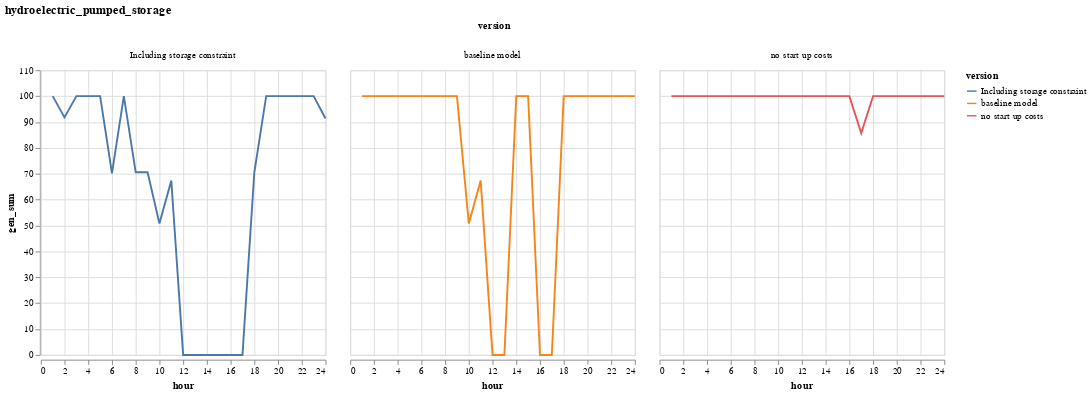

The cell this chart's notebook holds for it:
### Markdown cell above
**C. Interpret results**

Answer with a few sentences each of the following:

1. Compare your results to `unit_commitment_simple`. Have any commitments changed?

2. Interpret what is happening with the PHS facility during the day in terms of charging and discharging.

3. Has curtailment reduced? (Explain this in the context of the PHS operation.)

### Code cell
plot_all_three("hydroelectric_pumped_storage")

### Figure 1 — Vega-Lite specification as saved in the notebook (floating-point values rounded to 4 significant figures)
{"data": {"values": [{"gen_sum": 100, "hour": 1, "resource": "hydroelectric_pumped_storage", "version": "baseline model"}, {"gen_sum": 100, "hour": 2, "resource": "hydroelectric_pumped_storage", "version": "baseline model"}, {"gen_sum": 100, "hour": 3, "resource": "hydroelectric_pumped_storage", "version": "baseline model"}, {"gen_sum": 100, "hour": 4, "resource": "hydroelectric_pumped_storage", "version": "baseline model"}, {"gen_sum": 100, "hour": 5, "resource": "hydroelectric_pumped_storage", "version": "baseline model"}, {"gen_sum": 100, "hour": 6, "resource": "hydroelectric_pumped_storage", "version": "baseline model"}, {"gen_sum": 100, "hour": 7, "resource": "hydroelectric_pumped_storage", "version": "baseline model"}, {"gen_sum": 100, "hour": 8, "resource": "hydroelectric_pumped_storage", "version": "baseline model"}, {"gen_sum": 100, "hour": 9, "resource": "hydroelectric_pumped_storage", "version": "baseline model"}, {"gen_sum": 50.79, "hour": 10, "resource": "hydroelectric_pumped_storage", "version": "baseline model"}, {"gen_sum": 67.34, "hour": 11, "resource": "hydroelectric_pumped_storage", "version": "baseline model"}, {"gen_sum": 0, "hour": 12, "resource": "hydroelectric_pumped_storage", "version": "baseline model"}, {"gen_sum": 0, "hour": 13, "resource": "hydroelectric_pumped_storage", "version": "baseline model"}, {"gen_sum": 100, "hour": 14, "resource": "hydroelectric_pumped_storage", "version": "baseline model"}, {"gen_sum": 100, "hour": 15, "resource": "hydroelectric_pumped_storage", "version": "baseline model"}, {"gen_sum": 0, "hour": 16, "resource": "hydroelectric_pumped_storage", "version": "baseline model"}, {"gen_sum": 0, "hour": 17, "resource": "hydroelectric_pumped_storage", "version": "baseline model"}, {"gen_sum": 100, "hour": 18, "resource": "hydroelectric_pumped_storage", "version": "baseline model"}, {"gen_sum": 100, "hour": 19, "resource": "hydroelectric_pumped_storage", "version": "baseline model"}, {"gen_sum": 100, "hour": 20, "resource": "hydroelectric_pumped_storage", "version": "baseline model"}, {"gen_sum": 100, "hour": 21, "resource": "hydroelectric_pumped_storage", "version": "baseline model"}, {"gen_sum": 100, "hour": 22, "resource": "hydroelectric_pumped_storage", "version": "baseline model"}, {"gen_sum": 100, "hour": 23, "resource": "hydroelectric_pumped_storage", "version": "baseline model"}, {"gen_sum": 100, "hour": 24, "resource": "hydroelectric_pumped_storage", "version": "baseline model"}, {"gen_sum": 100, "hour": 1, "resource": "hydroelectric_pumped_storage", "version": "no start up costs"}, {"gen_sum": 100, "hour": 2, "resource": "hydroelectric_pumped_storage", "version": "no start up costs"}, {"gen_sum": 100, "hour": 3, "resource": "hydroelectric_pumped_storage", "version": "no start up costs"}, {"gen_sum": 100, "hour": 4, "resource": "hydroelectric_pumped_storage", "version": "no start up costs"}, {"gen_sum": 100, "hour": 5, "resource": "hydroelectric_pumped_storage", "version": "no start up costs"}, {"gen_sum": 100, "hour": 6, "resource": "hydroelectric_pumped_storage", "version": "no start up costs"}, {"gen_sum": 100, "hour": 7, "resource": "hydroelectric_pumped_storage", "version": "no start up costs"}, {"gen_sum": 100, "hour": 8, "resource": "hydroelectric_pumped_storage", "version": "no start up costs"}, {"gen_sum": 100, "hour": 9, "resource": "hydroelectric_pumped_storage", "version": "no start up costs"}, {"gen_sum": 100, "hour": 10, "resource": "hydroelectric_pumped_storage", "version": "no start up costs"}, {"gen_sum": 100, "hour": 11, "resource": "hydroelectric_pumped_storage", "version": "no start up costs"}, {"gen_sum": 100, "hour": 12, "resource": "hydroelectric_pumped_storage", "version": "no start up costs"}, {"gen_sum": 100, "hour": 13, "resource": "hydroelectric_pumped_storage", "version": "no start up costs"}, {"gen_sum": 100, "hour": 14, "resource": "hydroelectric_pumped_storage", "version": "no start up costs"}, {"gen_sum": 100.0, "hour": 15, "resource": "hydroelectric_pumped_storage", "version": "no start up costs"}, {"gen_sum": 100, "hour": 16, "resource": "hydroelectric_pumped_storage", "version": "no start up costs"}, {"gen_sum": 85.73, "hour": 17, "resource": "hydroelectric_pumped_storage", "version": "no start up costs"}, {"gen_sum": 100, "hour": 18, "resource": "hydroelectric_pumped_storage", "version": "no start up costs"}, {"gen_sum": 100, "hour": 19, "resource": "hydroelectric_pumped_storage", "version": "no start up costs"}, {"gen_sum": 100, "hour": 20, "resource": "hydroelectric_pumped_storage", "version": "no start up costs"}, {"gen_sum": 100, "hour": 21, "resource": "hydroelectric_pumped_storage", "version": "no start up costs"}, {"gen_sum": 100, "hour": 22, "resource": "hydroelectric_pumped_storage", "version": "no start up costs"}, {"gen_sum": 100, "hour": 23, "resource": "hydroelectric_pumped_storage", "version": "no start up costs"}, {"gen_sum": 100, "hour": 24, "resource": "hydroelectric_pumped_storage", "version": "no start up costs"}, {"gen_sum": 100, "hour": 1, "resource": "hydroelectric_pumped_storage", "version": "Including storage constraint"}, {"gen_sum": 91.79, "hour": 2, "resource": "hydroelectric_pumped_storage", "version": "Including storage constraint"}, {"gen_sum": 100, "hour": 3, "resource": "hydroelectric_pumped_storage", "version": "Including storage constraint"}, {"gen_sum": 100, "hour": 4, "resource": "hydroelectric_pumped_storage", "version": "Including storage constraint"}, {"gen_sum": 100, "hour": 5, "resource": "hydroelectric_pumped_storage", "version": "Including storage constraint"}, {"gen_sum": 70.13, "hour": 6, "resource": "hydroelectric_pumped_storage", "version": "Including storage constraint"}, {"gen_sum": 100, "hour": 7, "resource": "hydroelectric_pumped_storage", "version": "Including storage constraint"}, {"gen_sum": 70.56, "hour": 8, "resource": "hydroelectric_pumped_storage", "version": "Including storage constraint"}, {"gen_sum": 70.56, "hour": 9, "resource": "hydroelectric_pumped_storage", "version": "Including storage constraint"}, {"gen_sum": 50.79, "hour": 10, "resource": "hydroelectric_pumped_storage", "version": "Including storage constraint"}, {"gen_sum": 67.34, "hour": 11, "resource": "hydroelectric_pumped_storage", "version": "Including storage constraint"}, {"gen_sum": 0, "hour": 12, "resource": "hydroelectric_pumped_storage", "version": "Including storage constraint"}, {"gen_sum": 0, "hour": 13, "resource": "hydroelectric_pumped_storage", "version": "Including storage constraint"}, {"gen_sum": 0, "hour": 14, "resource": "hydroelectric_pumped_storage", "version": "Including storage constraint"}, {"gen_sum": 0, "hour": 15, "resource": "hydroelectric_pumped_storage", "version": "Including storage constraint"}, {"gen_sum": 0, "hour": 16, "resource": "hydroelectric_pumped_storage", "version": "Including storage constraint"}, {"gen_sum": 0, "hour": 17, "resource": "hydroelectric_pumped_storage", "version": "Including storage constraint"}, {"gen_sum": 70.56, "hour": 18, "resource": "hydroelectric_pumped_storage", "version": "Including storage constraint"}, {"gen_sum": 100, "hour": 19, "resource": "hydroelectric_pumped_storage", "version": "Including storage constraint"}, {"gen_sum": 100, "hour": 20, "resource": "hydroelectric_pumped_storage", "version": "Including storage constraint"}, {"gen_sum": 100, "hour": 21, "resource": "hydroelectric_pumped_storage", "version": "Including storage constraint"}, {"gen_sum": 100, "hour": 22, "resource": "hydroelectric_pumped_storage", "version": "Including storage constraint"}, {"gen_sum": 100, "hour": 23, "resource": "hydroelectric_pumped_storage", "version": "Including storage constraint"}, {"gen_sum": 91.36, "hour": 24, "resource": "hydroelectric_pumped_storage", "version": "Including storage constraint"}]}, "encoding": {"color": {"field": "version", "type": "nominal"}, "column": {"field": "version", "type": "nominal"}, "x": {"field": "hour", "type": "quantitative"}, "y": {"field": "gen_sum", "type": "quantitative"}}, "mark": "line", "title": "hydroelectric_pumped_storage"}
